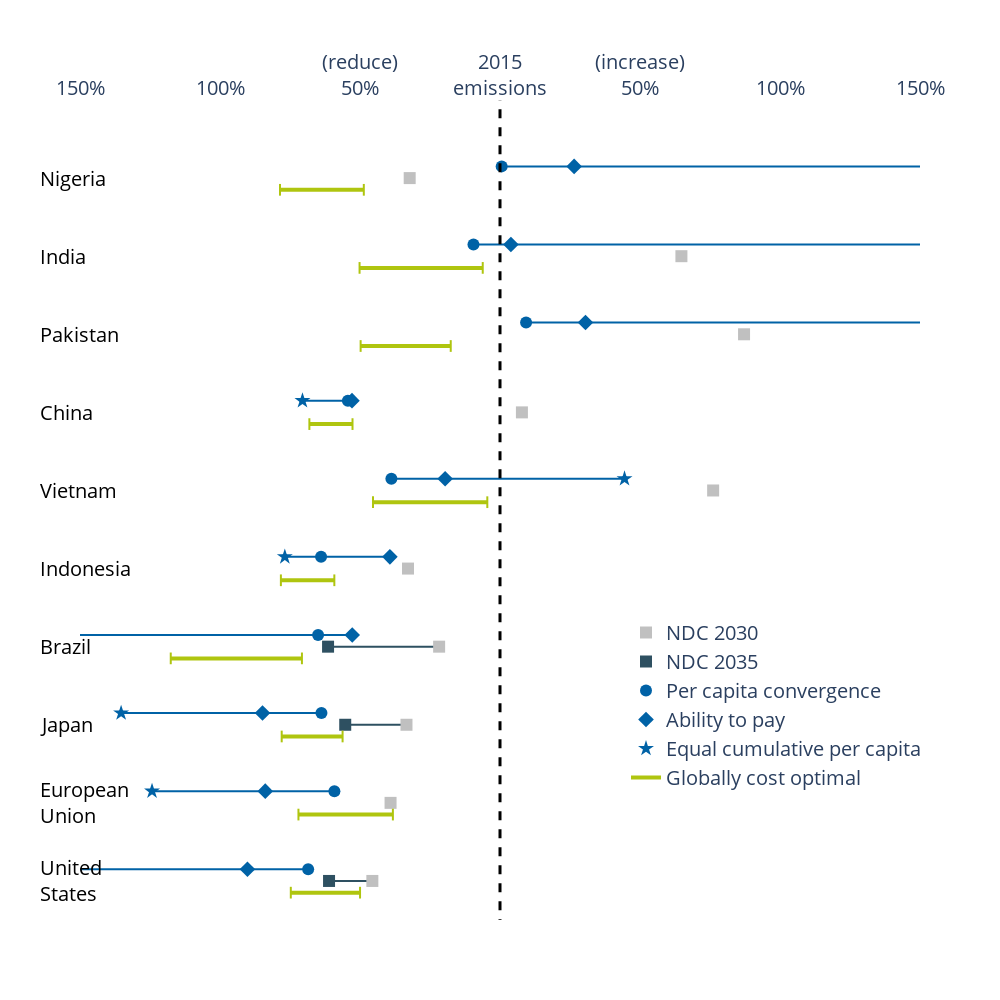

The notebook cell saved with this chart:
### Code cell
wd = 0.15

fig = make_subplots(rows=1, cols=1,
                    horizontal_spacing = 0., vertical_spacing=0.02)

fig.update_layout(height=1000, width=1000)
fs=20

# ============ #
# Actual data
# ============ #

fig.add_shape(
    col=1, row=1,
    type="line",
    x0=0, x1=0,
    y0=-1e3, y1=1e3,
    line=dict(color="black",  dash='dash',width=3)
)

REGS = ['USA', 'EU', 'JPN', 'BRA', 'IDN', 'VNM', 'CHN', 'PAK', 'IND', 'NGA']

ndcs = []
ndcs2 = []
reds = []
for reg_i, reg in enumerate(REGS):
    ndc_estimate, ndc2, reductions_i, costopt_i = data(reg)
    ndcs.append(ndc_estimate)
    ndcs2.append(ndc2)
    reds.append(reductions_i)
    cty = all_regions_names[all_regions_iso==reg][0].replace(' ', '<br>')
    if reg == 'USA': cty = 'United<br>States'
    fig.add_annotation(x=-0.05, y=reg_i*1., align = 'left',
                       text=cty, xref='paper', yref='y1', showarrow=False, font=dict(color='black', size=20))

    # WHISKERS
    c0 = -float(costopt_0.sel(Region=reg).Value)
    c1 = -float(costopt_1.sel(Region=reg).Value)
    for c in [c0, c1]:
        fig.add_shape(type="line", col=1, row=1, showlegend=False,
                    line=dict(color=col1, width=2),
                    x0=c, x1=c,
                    y0=-wd/2 + reg_i-wd , y1=wd/2 + reg_i-wd,
        )
    if reg_i ==0: sl = True
    else: sl = False
    fig.add_shape(type="line", col=1, row=1,
                line=dict(color=col1, width=4),
                showlegend=sl,
                name='Globally cost optimal',
                x0=c0, x1=c1,
                y0= reg_i-wd, y1= reg_i-wd,
    )

    # Horizontal lines between rules
    fig.add_trace(go.Scatter(x=[np.min(-reductions_i), np.max(-reductions_i)],
                             y=[reg_i+wd, reg_i+wd],showlegend=False,
                        line=dict(color=col3, width=2),
    ))

    # Horizontal lines between ndcs
    if not np.isnan(ndc2):
        fig.add_trace(go.Scatter(x=[-ndc_estimate, -ndc2],
                                y=[reg_i, reg_i],showlegend=False,
                            line=dict(color=col2, width=2),
        ))


# NDC 2030
fig.add_trace(go.Scatter(
    x=-np.array(ndcs),
    y=np.arange(len(REGS)),
    mode='markers',
    name='NDC 2030',
    showlegend=True,
    marker=dict(
        symbol='square',
        size=12,         # Marker size
        color='silver'     # Marker color
    )
))

# NDC 2035
fig.add_trace(go.Scatter(
    x=-np.array(ndcs2),
    y=np.arange(len(REGS)),
    mode='markers',
    name='NDC 2035',
    showlegend=True,
    marker=dict(
        symbol='square',
        size=12,         # Marker size
        color=col2     # Marker color
    )
))

# rules
for i in range(3):
    fig.add_trace(go.Scatter(
        x=-np.array(reds)[:, i],
        y=np.arange(len(REGS))+wd,
        mode='markers',
        name=['Per capita convergence', 'Ability to pay', 'Equal cumulative per capita'][i],
        showlegend=True,
        marker=dict(
            symbol=['circle', 'diamond', 'star'][i],
            size=12,         # Marker size
            color=col3     # Marker color
        )
    ))
fig.update_xaxes(row=1, col=1, range=(-1.5, 1.5), tickfont=dict(size=20), side='top',
                    tickvals=[-1.5, -1, -0.5, 0, 0.5,  1, 1.5],
                    ticktext=['150%', '100%', '(reduce)<br>50%',  '2015<br>emissions', '(increase)<br>50%', '100%', '150%'])

fig.update_layout(
    plot_bgcolor='white',
    paper_bgcolor='white',
        legend=dict(
        title='',     # Optional title
        x=0.65, y=0.15,            # Positioning (top-right)
        bgcolor='rgba(255,255,255,0.5)',  # Semi-transparent background
        bordercolor='black',
        borderwidth=0,
        font=dict(size=20)
    ),
)
fig.update_yaxes(row=1, col=1, range=(-0.5, 10
                                      ), showticklabels=False)
fig.write_image("K:/Code/effort-sharing/Figures/COMMITTEDpolicybrief/Figure_"+str(year_of_focus)+".png", scale=5)
fig.show()

### Figure 1 — Plotly figure (JSON) as saved in the notebook; plotly's stock layout.template omitted (floating-point values rounded to 4 significant figures)
{"data": [{"line": {"color": "#0062a6", "width": 2}, "showlegend": false, "type": "scatter", "x": [-2.245, -0.6851], "y": [0.15, 0.15]}, {"line": {"color": "#2e5061", "width": 2}, "showlegend": false, "type": "scatter", "x": [-0.4559, -0.6106], "y": [0, 0]}, {"line": {"color": "#0062a6", "width": 2}, "showlegend": false, "type": "scatter", "x": [-1.243, -0.5914], "y": [1.15, 1.15]}, {"line": {"color": "#0062a6", "width": 2}, "showlegend": false, "type": "scatter", "x": [-1.353, -0.6377], "y": [2.15, 2.15]}, {"line": {"color": "#2e5061", "width": 2}, "showlegend": false, "type": "scatter", "x": [-0.334, -0.5528], "y": [2, 2]}, {"line": {"color": "#0062a6", "width": 2}, "showlegend": false, "type": "scatter", "x": [-1.669, -0.5277], "y": [3.15, 3.15]}, {"line": {"color": "#2e5061", "width": 2}, "showlegend": false, "type": "scatter", "x": [-0.2174, -0.6141], "y": [3, 3]}, {"line": {"color": "#0062a6", "width": 2}, "showlegend": false, "type": "scatter", "x": [-0.7685, -0.3932], "y": [4.15, 4.15]}, {"line": {"color": "#0062a6", "width": 2}, "showlegend": false, "type": "scatter", "x": [-0.3879, 0.4447], "y": [5.15, 5.15]}, {"line": {"color": "#0062a6", "width": 2}, "showlegend": false, "type": "scatter", "x": [-0.7055, -0.5287], "y": [6.15, 6.15]}, {"line": {"color": "#0062a6", "width": 2}, "showlegend": false, "type": "scatter", "x": [0.09315, 4.903], "y": [7.15, 7.15]}, {"line": {"color": "#0062a6", "width": 2}, "showlegend": false, "type": "scatter", "x": [-0.09474, 3.473], "y": [8.15, 8.15]}, {"line": {"color": "#0062a6", "width": 2}, "showlegend": false, "type": "scatter", "x": [0.00601, 4.058], "y": [9.15, 9.15]}, {"marker": {"color": "silver", "size": 12, "symbol": "square"}, "mode": "markers", "name": "NDC 2030", "showlegend": true, "type": "scatter", "x": [-0.4559, -0.3909, -0.334, -0.2174, -0.3285, 0.7613, 0.07828, 0.8716, 0.6479, -0.3225], "y": [0, 1, 2, 3, 4, 5, 6, 7, 8, 9]}, {"marker": {"color": "#2e5061", "size": 12, "symbol": "square"}, "mode": "markers", "name": "NDC 2035", "showlegend": true, "type": "scatter", "x": [-0.6106, null, -0.5528, -0.6141, null, null, null, null, null, null], "y": [0, 1, 2, 3, 4, 5, 6, 7, 8, 9]}, {"marker": {"color": "#0062a6", "size": 12, "symbol": "circle"}, "mode": "markers", "name": "Per capita convergence", "showlegend": true, "type": "scatter", "x": [-0.6851, -0.5914, -0.6377, -0.6496, -0.639, -0.3879, -0.5432, 0.09315, -0.09474, 0.00601], "y": [0.15, 1.15, 2.15, 3.15, 4.15, 5.15, 6.15, 7.15, 8.15, 9.15]}, {"marker": {"color": "#0062a6", "size": 12, "symbol": "diamond"}, "mode": "markers", "name": "Ability to pay", "showlegend": true, "type": "scatter", "x": [-0.902, -0.8384, -0.8482, -0.5277, -0.3932, -0.196, -0.5287, 0.3053, 0.03896, 0.2648], "y": [0.15, 1.15, 2.15, 3.15, 4.15, 5.15, 6.15, 7.15, 8.15, 9.15]}, {"marker": {"color": "#0062a6", "size": 12, "symbol": "star"}, "mode": "markers", "name": "Equal cumulative per capita", "showlegend": true, "type": "scatter", "x": [-2.245, -1.243, -1.353, -1.669, -0.7685, 0.4447, -0.7055, 4.903, 3.473, 4.058], "y": [0.15, 1.15, 2.15, 3.15, 4.15, 5.15, 6.15, 7.15, 8.15, 9.15]}], "layout": {"annotations": [{"align": "left", "font": {"color": "black", "size": 20}, "showarrow": false, "text": "United<br>States", "x": -0.05, "xref": "paper", "y": 0, "yref": "y"}, {"align": "left", "font": {"color": "black", "size": 20}, "showarrow": false, "text": "European<br>Union", "x": -0.05, "xref": "paper", "y": 1, "yref": "y"}, {"align": "left", "font": {"color": "black", "size": 20}, "showarrow": false, "text": "Japan", "x": -0.05, "xref": "paper", "y": 2, "yref": "y"}, {"align": "left", "font": {"color": "black", "size": 20}, "showarrow": false, "text": "Brazil", "x": -0.05, "xref": "paper", "y": 3, "yref": "y"}, {"align": "left", "font": {"color": "black", "size": 20}, "showarrow": false, "text": "Indonesia", "x": -0.05, "xref": "paper", "y": 4, "yref": "y"}, {"align": "left", "font": {"color": "black", "size": 20}, "showarrow": false, "text": "Vietnam", "x": -0.05, "xref": "paper", "y": 5, "yref": "y"}, {"align": "left", "font": {"color": "black", "size": 20}, "showarrow": false, "text": "China", "x": -0.05, "xref": "paper", "y": 6, "yref": "y"}, {"align": "left", "font": {"color": "black", "size": 20}, "showarrow": false, "text": "Pakistan", "x": -0.05, "xref": "paper", "y": 7, "yref": "y"}, {"align": "left", "font": {"color": "black", "size": 20}, "showarrow": false, "text": "India", "x": -0.05, "xref": "paper", "y": 8, "yref": "y"}, {"align": "left", "font": {"color": "black", "size": 20}, "showarrow": false, "text": "Nigeria", "x": -0.05, "xref": "paper", "y": 9, "yref": "y"}], "height": 1000, "legend": {"bgcolor": "rgba(255,255,255,0.5)", "bordercolor": "black", "borderwidth": 0, "font": {"size": 20}, "title": {"text": ""}, "x": 0.65, "y": 0.15}, "paper_bgcolor": "white", "plot_bgcolor": "white", "shapes": [{"line": {"color": "black", "dash": "dash", "width": 3}, "type": "line", "x0": 0, "x1": 0, "xref": "x", "y0": -1000, "y1": 1000, "yref": "y"}, {"line": {"color": "#afc50f", "width": 2}, "showlegend": false, "type": "line", "x0": -0.7471, "x1": -0.7471, "xref": "x", "y0": -0.225, "y1": -0.075, "yref": "y"}, {"line": {"color": "#afc50f", "width": 2}, "showlegend": false, "type": "line", "x0": -0.4999, "x1": -0.4999, "xref": "x", "y0": -0.225, "y1": -0.075, "yref": "y"}, {"line": {"color": "#afc50f", "width": 4}, "name": "Globally cost optimal", "showlegend": true, "type": "line", "x0": -0.7471, "x1": -0.4999, "xref": "x", "y0": -0.15, "y1": -0.15, "yref": "y"}, {"line": {"color": "#afc50f", "width": 2}, "showlegend": false, "type": "line", "x0": -0.7198, "x1": -0.7198, "xref": "x", "y0": 0.775, "y1": 0.925, "yref": "y"}, {"line": {"color": "#afc50f", "width": 2}, "showlegend": false, "type": "line", "x0": -0.3825, "x1": -0.3825, "xref": "x", "y0": 0.775, "y1": 0.925, "yref": "y"}, {"line": {"color": "#afc50f", "width": 4}, "name": "Globally cost optimal", "showlegend": false, "type": "line", "x0": -0.7198, "x1": -0.3825, "xref": "x", "y0": 0.85, "y1": 0.85, "yref": "y"}, {"line": {"color": "#afc50f", "width": 2}, "showlegend": false, "type": "line", "x0": -0.7796, "x1": -0.7796, "xref": "x", "y0": 1.775, "y1": 1.925, "yref": "y"}, {"line": {"color": "#afc50f", "width": 2}, "showlegend": false, "type": "line", "x0": -0.5622, "x1": -0.5622, "xref": "x", "y0": 1.775, "y1": 1.925, "yref": "y"}, {"line": {"color": "#afc50f", "width": 4}, "name": "Globally cost optimal", "showlegend": false, "type": "line", "x0": -0.7796, "x1": -0.5622, "xref": "x", "y0": 1.85, "y1": 1.85, "yref": "y"}, {"line": {"color": "#afc50f", "width": 2}, "showlegend": false, "type": "line", "x0": -1.176, "x1": -1.176, "xref": "x", "y0": 2.775, "y1": 2.925, "yref": "y"}, {"line": {"color": "#afc50f", "width": 2}, "showlegend": false, "type": "line", "x0": -0.7074, "x1": -0.7074, "xref": "x", "y0": 2.775, "y1": 2.925, "yref": "y"}, {"line": {"color": "#afc50f", "width": 4}, "name": "Globally cost optimal", "showlegend": false, "type": "line", "x0": -1.176, "x1": -0.7074, "xref": "x", "y0": 2.85, "y1": 2.85, "yref": "y"}, {"line": {"color": "#afc50f", "width": 2}, "showlegend": false, "type": "line", "x0": -0.7825, "x1": -0.7825, "xref": "x", "y0": 3.775, "y1": 3.925, "yref": "y"}, {"line": {"color": "#afc50f", "width": 2}, "showlegend": false, "type": "line", "x0": -0.5916, "x1": -0.5916, "xref": "x", "y0": 3.775, "y1": 3.925, "yref": "y"}, {"line": {"color": "#afc50f", "width": 4}, "name": "Globally cost optimal", "showlegend": false, "type": "line", "x0": -0.7825, "x1": -0.5916, "xref": "x", "y0": 3.85, "y1": 3.85, "yref": "y"}, {"line": {"color": "#afc50f", "width": 2}, "showlegend": false, "type": "line", "x0": -0.4536, "x1": -0.4536, "xref": "x", "y0": 4.775, "y1": 4.925, "yref": "y"}, {"line": {"color": "#afc50f", "width": 2}, "showlegend": false, "type": "line", "x0": -0.04533, "x1": -0.04533, "xref": "x", "y0": 4.775, "y1": 4.925, "yref": "y"}, {"line": {"color": "#afc50f", "width": 4}, "name": "Globally cost optimal", "showlegend": false, "type": "line", "x0": -0.4536, "x1": -0.04533, "xref": "x", "y0": 4.85, "y1": 4.85, "yref": "y"}, {"line": {"color": "#afc50f", "width": 2}, "showlegend": false, "type": "line", "x0": -0.6808, "x1": -0.6808, "xref": "x", "y0": 5.775, "y1": 5.925, "yref": "y"}, {"line": {"color": "#afc50f", "width": 2}, "showlegend": false, "type": "line", "x0": -0.5267, "x1": -0.5267, "xref": "x", "y0": 5.775, "y1": 5.925, "yref": "y"}, {"line": {"color": "#afc50f", "width": 4}, "name": "Globally cost optimal", "showlegend": false, "type": "line", "x0": -0.6808, "x1": -0.5267, "xref": "x", "y0": 5.85, "y1": 5.85, "yref": "y"}, {"line": {"color": "#afc50f", "width": 2}, "showlegend": false, "type": "line", "x0": -0.4977, "x1": -0.4977, "xref": "x", "y0": 6.775, "y1": 6.925, "yref": "y"}, {"line": {"color": "#afc50f", "width": 2}, "showlegend": false, "type": "line", "x0": -0.176, "x1": -0.176, "xref": "x", "y0": 6.775, "y1": 6.925, "yref": "y"}, {"line": {"color": "#afc50f", "width": 4}, "name": "Globally cost optimal", "showlegend": false, "type": "line", "x0": -0.4977, "x1": -0.176, "xref": "x", "y0": 6.85, "y1": 6.85, "yref": "y"}, {"line": {"color": "#afc50f", "width": 2}, "showlegend": false, "type": "line", "x0": -0.5016, "x1": -0.5016, "xref": "x", "y0": 7.775, "y1": 7.925, "yref": "y"}, {"line": {"color": "#afc50f", "width": 2}, "showlegend": false, "type": "line", "x0": -0.06164, "x1": -0.06164, "xref": "x", "y0": 7.775, "y1": 7.925, "yref": "y"}, {"line": {"color": "#afc50f", "width": 4}, "name": "Globally cost optimal", "showlegend": false, "type": "line", "x0": -0.5016, "x1": -0.06164, "xref": "x", "y0": 7.85, "y1": 7.85, "yref": "y"}, {"line": {"color": "#afc50f", "width": 2}, "showlegend": false, "type": "line", "x0": -0.7858, "x1": -0.7858, "xref": "x", "y0": 8.775, "y1": 8.925, "yref": "y"}, {"line": {"color": "#afc50f", "width": 2}, "showlegend": false, "type": "line", "x0": -0.4864, "x1": -0.4864, "xref": "x", "y0": 8.775, "y1": 8.925, "yref": "y"}, {"line": {"color": "#afc50f", "width": 4}, "name": "Globally cost optimal", "showlegend": false, "type": "line", "x0": -0.7858, "x1": -0.4864, "xref": "x", "y0": 8.85, "y1": 8.85, "yref": "y"}], "width": 1000, "xaxis": {"anchor": "y", "domain": [0, 1], "range": [-1.5, 1.5], "side": "top", "tickfont": {"size": 20}, "ticktext": ["150%", "100%", "(reduce)<br>50%", "2015<br>emissions", "(increase)<br>50%", "100%", "150%"], "tickvals": [-1.5, -1, -0.5, 0, 0.5, 1, 1.5]}, "yaxis": {"anchor": "x", "domain": [0, 1], "range": [-0.5, 10], "showticklabels": false}}}
